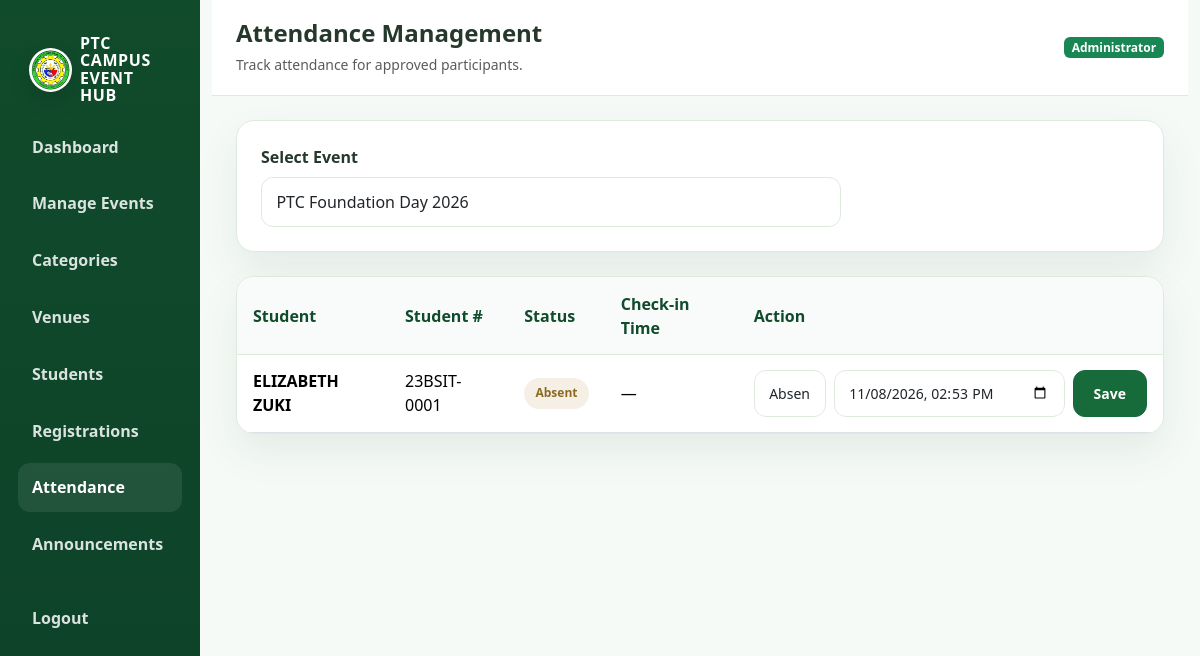
/admin/attendance.php?event_id=1 (signed in), run on the app's committed database.
### tables this page shows
CREATE TABLE `registrations` (
  `id` int(11) NOT NULL,
  `user_id` int(11) NOT NULL,
  `event_id` int(11) NOT NULL,
  `registration_date` timestamp NOT NULL DEFAULT current_timestamp(),
  `status` enum('pending','approved','rejected','cancelled') DEFAULT 'pending'
);

CREATE TABLE `users` (
  `id` int(11) NOT NULL,
  `first_name` varchar(100) NOT NULL,
  `last_name` varchar(100) NOT NULL,
  `student_number` varchar(50) DEFAULT NULL,
  `email` varchar(150) NOT NULL,
  `profile_image` varchar(255) DEFAULT NULL,
  `password` varchar(255) NOT NULL,
  `role` enum('student','admin') DEFAULT 'student',
  `created_at` timestamp NOT NULL DEFAULT current_timestamp()
);

### admin/attendance.php (the view, shortened to what this page needs)
<?php
require_once "../config/database.php";
$selectedEventId = isset($_GET["event_id"]) ? (int) $_GET["event_id"] : 0;
$events = $pdo->query("SELECT * FROM events ORDER BY event_date DESC")->fetchAll();
$attendanceRows = [];
if ($selectedEventId > 0) {
    $attendanceRows = $pdo->prepare(
        "SELECT r.id AS registration_id, u.first_name, u.last_name, u.student_number, r.status,
                a.attendance_status, a.check_in_time
         FROM registrations r
         INNER JOIN users u ON u.id = r.user_id
         LEFT JOIN attendance a ON a.registration_id = r.id
         WHERE r.event_id = ? AND r.status = 'approved'
         ORDER BY u.last_name ASC"
    );
    $attendanceRows->execute([$selectedEventId]);
    $attendanceRows = $attendanceRows->fetchAll();
}
?>
<!DOCTYPE html>
<html lang="en">
<head>
    <link href="https://cdn.jsdelivr.net/npm/bootstrap@5.3.3/dist/css/bootstrap.min.css" rel="stylesheet">
    <link rel="stylesheet" href="../assets/css/ptc-style.css">
</head>
<body>
    <div class="container-fluid">
        <div class="row">
            <aside class="col-md-3 col-lg-2 ptc-sidebar">
                <span class="brand d-flex align-items-center gap-2 text-white">
                    <img src="../assets/images/ptc-logo.png" alt="Pateros Technological College logo">
                    <span class="brand-text">PTC CAMPUS<br>EVENT HUB</span>
                </span>
                <a class="nav-link" href="dashboard.php">Dashboard</a>
                <a class="nav-link" href="events.php">Manage Events</a>
                <a class="nav-link" href="categories.php">Categories</a>
                <a class="nav-link" href="venues.php">Venues</a>
                <a class="nav-link" href="students.php">Students</a>
                <a class="nav-link" href="registrations.php">Registrations</a>
                <a class="nav-link active" href="attendance.php">Attendance</a>
                <a class="nav-link" href="announcements.php">Announcements</a>
                <div class="mt-4"><a class="nav-link" href="../auth/logout.php">Logout</a></div>
            </aside>
            <main class="col-md-9 col-lg-10 ptc-main">
                <div class="ptc-topbar">
                    <div>
                        <h4 class="fw-bold mb-1">Attendance Management</h4>
                        <small class="text-muted">Track attendance for approved participants.</small>
                    </div>
                    <span class="badge bg-success">Administrator</span>
                </div>
                <div class="ptc-content">
                    <div class="ptc-card p-4 mb-4">
                        <form method="GET" class="row g-3 align-items-end">
                            <div class="col-md-8">
                                <label class="form-label fw-semibold">Select Event</label>
                                <select name="event_id" class="form-select" onchange="this.form.submit()">
                                    <?php foreach ($events as $event): ?>
                                        <option value="<?php echo (int) $event["id"]; ?>" <?php echo $selectedEventId === (int) $event["id"] ? "selected" : ""; ?>><?php echo htmlspecialchars($event["event_name"]); ?></option>
                                    <?php endforeach; ?>
                                </select>
                            </div>
                        </form>
                    </div>
                    <?php if ($selectedEventId > 0): ?>
                        <div class="ptc-table-wrap">
                            <table class="table table-hover align-middle mb-0">
                                <thead>
                                    <tr>
                                        <th>Student</th>
                                        <th>Student #</th>
                                        <th>Status</th>
                                        <th>Check-in Time</th>
                                        <th>Action</th>
                                    </tr>
                                </thead>
                                <tbody>
                                    <?php if ($attendanceRows): ?>
                                        <?php foreach ($attendanceRows as $row): ?>
                                            <tr>
                                                <td class="fw-semibold"><?php echo htmlspecialchars($row["first_name"] . " " . $row["last_name"]); ?></td>
                                                <td><?php echo htmlspecialchars($row["student_number"] ?? "N/A"); ?></td>
                                                <td>
                                                    <span class="ptc-badge <?php echo ($row["attendance_status"] ?? "absent") === 'present' ? 'success' : 'secondary'; ?>"><?php echo htmlspecialchars(ucfirst($row["attendance_status"] ?? 'Absent')); ?></span>
                                                </td>
                                                <td><?php echo !empty($row["check_in_time"]) ? htmlspecialchars(date("M d, Y h:i A", strtotime($row["check_in_time"]))) : '—'; ?></td>
                                                <td>
                                                    <form method="POST" class="d-flex gap-2 align-items-center">
                                                        <select name="attendance_status" class="form-select form-select-sm">
                                                            <option value="absent" <?php echo ($row["attendance_status"] ?? "absent") === 'absent' ? 'selected' : ''; ?>>Absent</option>
                                                        </select>
                                                        <input type="datetime-local" name="check_in_time" class="form-control form-control-sm" value="<?php echo !empty($row["check_in_time"]) ? date("Y-m-d\TH:i", strtotime($row["check_in_time"])) : date("Y-m-d\TH:i"); ?>">
                                                        <button type="submit" class="btn btn-green btn-sm">Save</button>
                                                    </form>
                                                </td>
                                            </tr>
                                        <?php endforeach; ?>
                                    <?php else: ?>
                                        <tr><td colspan="5" class="text-center text-muted py-4">No approved participants for this event yet.</td></tr>
                                    <?php endif; ?>
                                </tbody>
                            </table>
                        </div>
                    <?php endif; ?>
                </div>
            </main>
        </div>
    </div>
</body>
</html>

### assets/css/ptc-style.css (style rules this page uses)
:root { --dark-green: #104B2B; --primary-green: #176B3A; --medium-green: #237A45; --light-green: #E8F5E9; --soft-green: #F3F8F3; --white: #FFFFFF; --text: #26382C; --muted: #6B7C70; --border: #DFEADF; --danger: #b63b3b; --warning: #c59100; --shadow: 0 18px 40px rgba(16, 75, 43, 0.08); }
* { box-sizing: border-box; }
html { scroll-behavior: smooth; }
body { margin: 0; font-family: "Segoe UI", Arial, sans-serif; background: linear-gradient(180deg, #f6faf7 0%, #edf7ef 100%); color: var(--text); }
img { max-width: 100%; display: block; }
.ptc-brand img, .ptc-sidebar .brand img, .ptc-footer-brand img { width: 44px; height: 44px; border-radius: 50%; object-fit: cover; background: var(--white); border: 2px solid rgba(255,255,255,0.45); box-shadow: 0 10px 22px rgba(0,0,0,0.12); }
.ptc-brand .brand-text, .ptc-sidebar .brand .brand-text { display: inline-block; line-height: 1.08; font-weight: 800; letter-spacing: 0.04em; }
a { text-decoration: none; }
.btn-green { background: var(--primary-green); border: 1px solid var(--primary-green); color: var(--white); border-radius: 12px; padding: 0.75rem 1.25rem; font-weight: 600; transition: all 0.2s ease; }
.ptc-card { background: var(--white); border: 1px solid var(--border); border-radius: 18px; box-shadow: var(--shadow); }
.ptc-badge { display: inline-flex; align-items: center; padding: 0.42rem 0.7rem; border-radius: 999px; font-size: 0.75rem; font-weight: 700; background: var(--light-green); color: var(--dark-green); }
.ptc-badge.secondary { background: #f5efe6; color: #8b6a1f; }
.form-control, .form-select { border: 1px solid var(--border); border-radius: 12px; padding: 0.75rem 0.9rem; background: #fff; }
.ptc-sidebar { background: linear-gradient(180deg, var(--dark-green), #0d4128); min-height: 100vh; padding: 1.4rem 1.1rem; }
.ptc-sidebar .brand { color: var(--white); font-weight: 800; letter-spacing: 0.04em; display: block; padding: 0.8rem 0.7rem 1.1rem; }
.ptc-sidebar .nav-link { display: block; padding: 0.8rem 0.9rem; color: rgba(255,255,255,0.85); border-radius: 12px; font-weight: 600; margin-bottom: 0.45rem; }
.ptc-sidebar .nav-link:hover, .ptc-sidebar .nav-link.active { background: rgba(255,255,255,0.08); color: var(--white); }
.ptc-main { background: #f6faf7; min-height: 100vh; }
.ptc-topbar { background: var(--white); border-bottom: 1px solid var(--border); padding: 1.2rem 1.5rem; display: flex; justify-content: space-between; align-items: center; gap: 1rem; }
.ptc-content { padding: 1.5rem; }
.ptc-table-wrap { background: var(--white); border: 1px solid var(--border); border-radius: 18px; overflow: hidden; box-shadow: var(--shadow); }
.table thead th { background: #f8fbf9; color: var(--dark-green); border-bottom: 1px solid var(--border); font-weight: 700; }
.table td, .table th { vertical-align: middle; padding: 0.9rem 1rem; }

### data on the page
registrations: user.last_name "ELIZABETH ZUKI", user.student_number "23BSIT-0001", attendance_status "Absent"

### other printed values
form field event_id "PTC Foundation Day 2026"
